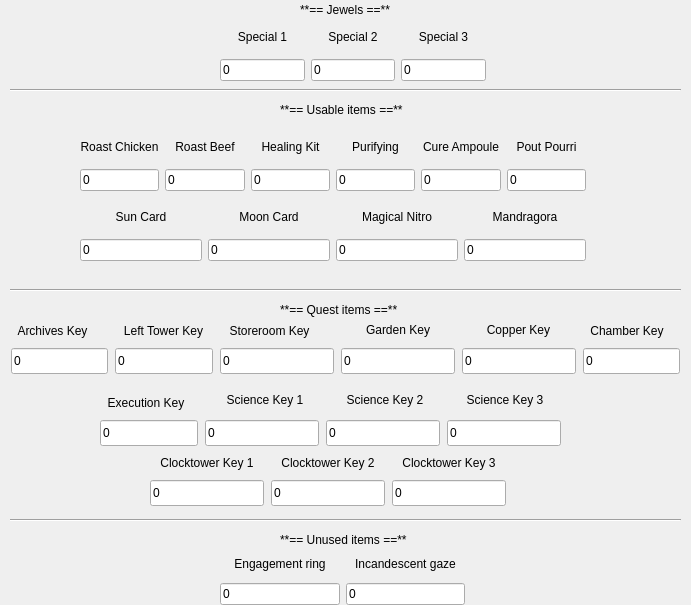
<?xml version="1.0" encoding="UTF-8"?>
<ui version="4.0">
 <class>ItemsForm</class>
 <widget class="QWidget" name="ItemsForm">
  <widget class="QWidget" name="gridLayoutWidget_9">
   <property name="geometry">
    <rect>
     <x>220</x>
     <y>20</y>
     <width>266</width>
     <height>61</height>
    </rect>
   </property>
   <layout class="QGridLayout" name="gridJewels">
    <item row="1" column="4">
     <widget class="QLabel" name="labelItemsSpecial3">
      <property name="text">
       <string>Special 3</string>
      </property>
      <property name="alignment">
       <set>Qt::AlignmentFlag::AlignCenter</set>
      </property>
     </widget>
    </item>
    <item row="2" column="4">
     <widget class="QLineEdit" name="leItemsSpecial3">
      <property name="text">
       <string>0</string>
      </property>
     </widget>
    </item>
    <item row="1" column="1">
     <widget class="QLabel" name="labelItemsSpecial1">
      <property name="text">
       <string>Special 1</string>
      </property>
      <property name="alignment">
       <set>Qt::AlignmentFlag::AlignCenter</set>
      </property>
     </widget>
    </item>
    <item row="2" column="3">
     <widget class="QLineEdit" name="leItemsSpecial2">
      <property name="text">
       <string>0</string>
      </property>
     </widget>
    </item>
    <item row="2" column="1">
     <widget class="QLineEdit" name="leItemsSpecial1">
      <property name="text">
       <string>0</string>
      </property>
     </widget>
    </item>
    <item row="1" column="3">
     <widget class="QLabel" name="labelItemsSpecial2">
      <property name="text">
       <string>Special 2</string>
      </property>
      <property name="alignment">
       <set>Qt::AlignmentFlag::AlignCenter</set>
      </property>
     </widget>
    </item>
   </layout>
  </widget>
  <widget class="QWidget" name="gridLayoutWidget_10">
   <property name="geometry">
    <rect>
     <x>80</x>
     <y>130</y>
     <width>506</width>
     <height>61</height>
    </rect>
   </property>
   <layout class="QGridLayout" name="gridHealing">
    <item row="2" column="6">
     <widget class="QLineEdit" name="leItemsPurifying">
      <property name="text">
       <string>0</string>
      </property>
     </widget>
    </item>
    <item row="1" column="3">
     <widget class="QLabel" name="labelItemsRoastBeef">
      <property name="text">
       <string>Roast Beef</string>
      </property>
      <property name="alignment">
       <set>Qt::AlignmentFlag::AlignCenter</set>
      </property>
     </widget>
    </item>
    <item row="2" column="5">
     <widget class="QLineEdit" name="leItemsHealingKit">
      <property name="text">
       <string>0</string>
      </property>
     </widget>
    </item>
    <item row="1" column="7">
     <widget class="QLabel" name="labelItemsCureAmpoule">
      <property name="text">
       <string>Cure Ampoule</string>
      </property>
      <property name="alignment">
       <set>Qt::AlignmentFlag::AlignCenter</set>
      </property>
     </widget>
    </item>
    <item row="1" column="5">
     <widget class="QLabel" name="labelItemsHealingKit">
      <property name="text">
       <string>Healing Kit</string>
      </property>
      <property name="alignment">
       <set>Qt::AlignmentFlag::AlignCenter</set>
      </property>
     </widget>
    </item>
    <item row="2" column="3">
     <widget class="QLineEdit" name="leItemsRoastBeef">
      <property name="text">
       <string>0</string>
      </property>
     </widget>
    </item>
    <item row="1" column="8">
     <widget class="QLabel" name="labelItemsPoutPourri">
      <property name="text">
       <string>Pout Pourri</string>
      </property>
      <property name="alignment">
       <set>Qt::AlignmentFlag::AlignCenter</set>
      </property>
     </widget>
    </item>
    <item row="1" column="1">
     <widget class="QLabel" name="labelItemsRoastChicken">
      <property name="text">
       <string>Roast Chicken</string>
      </property>
      <property name="alignment">
       <set>Qt::AlignmentFlag::AlignCenter</set>
      </property>
     </widget>
    </item>
    <item row="2" column="8">
     <widget class="QLineEdit" name="leItemsPoutPourri">
      <property name="text">
       <string>0</string>
      </property>
     </widget>
    </item>
    <item row="2" column="1">
     <widget class="QLineEdit" name="leItemsRoastChicken">
      <property name="text">
       <string>0</string>
      </property>
     </widget>
    </item>
    <item row="1" column="6">
     <widget class="QLabel" name="labelItemsPurifying">
      <property name="text">
       <string>Purifying</string>
      </property>
      <property name="alignment">
       <set>Qt::AlignmentFlag::AlignCenter</set>
      </property>
     </widget>
    </item>
    <item row="2" column="7">
     <widget class="QLineEdit" name="leItemsCureAmpoule">
      <property name="text">
       <string>0</string>
      </property>
     </widget>
    </item>
   </layout>
  </widget>
  <widget class="QWidget" name="gridLayoutWidget_11">
   <property name="geometry">
    <rect>
     <x>80</x>
     <y>200</y>
     <width>506</width>
     <height>61</height>
    </rect>
   </property>
   <layout class="QGridLayout" name="gridQuest">
    <item row="1" column="4">
     <widget class="QLabel" name="labelItemsMoonCard">
      <property name="text">
       <string>Moon Card</string>
      </property>
      <property name="alignment">
       <set>Qt::AlignmentFlag::AlignCenter</set>
      </property>
     </widget>
    </item>
    <item row="1" column="3">
     <widget class="QLabel" name="labelItemsSunCard">
      <property name="text">
       <string>Sun Card</string>
      </property>
      <property name="alignment">
       <set>Qt::AlignmentFlag::AlignCenter</set>
      </property>
     </widget>
    </item>
    <item row="2" column="5">
     <widget class="QLineEdit" name="leItemsNitro">
      <property name="text">
       <string>0</string>
      </property>
     </widget>
    </item>
    <item row="1" column="5">
     <widget class="QLabel" name="labelItemsNitro">
      <property name="text">
       <string>Magical Nitro</string>
      </property>
      <property name="alignment">
       <set>Qt::AlignmentFlag::AlignCenter</set>
      </property>
     </widget>
    </item>
    <item row="2" column="4">
     <widget class="QLineEdit" name="leItemsMoonCard">
      <property name="text">
       <string>0</string>
      </property>
     </widget>
    </item>
    <item row="2" column="3">
     <widget class="QLineEdit" name="leItemsSunCard">
      <property name="text">
       <string>0</string>
      </property>
     </widget>
    </item>
    <item row="1" column="6">
     <widget class="QLabel" name="labelItemsMandragora">
      <property name="text">
       <string>Mandragora</string>
      </property>
      <property name="alignment">
       <set>Qt::AlignmentFlag::AlignCenter</set>
      </property>
     </widget>
    </item>
    <item row="2" column="6">
     <widget class="QLineEdit" name="leItemsMandragora">
      <property name="text">
       <string>0</string>
      </property>
     </widget>
    </item>
   </layout>
  </widget>
  <widget class="QWidget" name="gridLayoutWidget_13">
   <property name="geometry">
    <rect>
     <x>220</x>
     <y>550</y>
     <width>245</width>
     <height>55</height>
    </rect>
   </property>
   <layout class="QGridLayout" name="gridItemsUnused">
    <item row="1" column="3">
     <widget class="QLabel" name="labelItemsIG">
      <property name="text">
       <string>Incandescent gaze</string>
      </property>
      <property name="alignment">
       <set>Qt::AlignmentFlag::AlignCenter</set>
      </property>
     </widget>
    </item>
    <item row="2" column="1">
     <widget class="QLineEdit" name="leItemsER">
      <property name="text">
       <string>0</string>
      </property>
     </widget>
    </item>
    <item row="2" column="3">
     <widget class="QLineEdit" name="leItemsIG">
      <property name="text">
       <string>0</string>
      </property>
     </widget>
    </item>
    <item row="1" column="1">
     <widget class="QLabel" name="labelItemsER">
      <property name="text">
       <string>Engagement ring</string>
      </property>
      <property name="alignment">
       <set>Qt::AlignmentFlag::AlignCenter</set>
      </property>
     </widget>
    </item>
   </layout>
  </widget>
  <widget class="QLabel" name="labelTitleUnusedItems">
   <property name="geometry">
    <rect>
     <x>280</x>
     <y>530</y>
     <width>151</width>
     <height>20</height>
    </rect>
   </property>
   <property name="text">
    <string>**== Unused items ==**</string>
   </property>
   <property name="textFormat">
    <enum>Qt::TextFormat::MarkdownText</enum>
   </property>
  </widget>
  <widget class="QLabel" name="labelTitleJewels">
   <property name="geometry">
    <rect>
     <x>300</x>
     <y>0</y>
     <width>101</width>
     <height>20</height>
    </rect>
   </property>
   <property name="text">
    <string>**== Jewels ==**</string>
   </property>
   <property name="textFormat">
    <enum>Qt::TextFormat::MarkdownText</enum>
   </property>
  </widget>
  <widget class="QLabel" name="labelTitleQuestItems">
   <property name="geometry">
    <rect>
     <x>280</x>
     <y>300</y>
     <width>151</width>
     <height>20</height>
    </rect>
   </property>
   <property name="text">
    <string>**== Quest items ==**</string>
   </property>
   <property name="textFormat">
    <enum>Qt::TextFormat::MarkdownText</enum>
   </property>
  </widget>
  <widget class="Line" name="line_2">
   <property name="geometry">
    <rect>
     <x>10</x>
     <y>510</y>
     <width>671</width>
     <height>20</height>
    </rect>
   </property>
   <property name="orientation">
    <enum>Qt::Orientation::Horizontal</enum>
   </property>
  </widget>
  <widget class="Line" name="line_3">
   <property name="geometry">
    <rect>
     <x>10</x>
     <y>280</y>
     <width>671</width>
     <height>20</height>
    </rect>
   </property>
   <property name="orientation">
    <enum>Qt::Orientation::Horizontal</enum>
   </property>
  </widget>
  <widget class="Line" name="line_4">
   <property name="geometry">
    <rect>
     <x>10</x>
     <y>80</y>
     <width>671</width>
     <height>20</height>
    </rect>
   </property>
   <property name="orientation">
    <enum>Qt::Orientation::Horizontal</enum>
   </property>
  </widget>
  <widget class="QLabel" name="labelTitleUsableItems">
   <property name="geometry">
    <rect>
     <x>280</x>
     <y>100</y>
     <width>151</width>
     <height>20</height>
    </rect>
   </property>
   <property name="text">
    <string>**== Usable items ==**</string>
   </property>
   <property name="textFormat">
    <enum>Qt::TextFormat::MarkdownText</enum>
   </property>
  </widget>
  <widget class="QLineEdit" name="leKeyGarden">
   <property name="geometry">
    <rect>
     <x>341</x>
     <y>348</y>
     <width>114</width>
     <height>26</height>
    </rect>
   </property>
   <property name="text">
    <string>0</string>
   </property>
  </widget>
  <widget class="QLabel" name="labelCopper">
   <property name="geometry">
    <rect>
     <x>480</x>
     <y>320</y>
     <width>77</width>
     <height>20</height>
    </rect>
   </property>
   <property name="text">
    <string>Copper Key</string>
   </property>
   <property name="alignment">
    <set>Qt::AlignmentFlag::AlignCenter</set>
   </property>
  </widget>
  <widget class="QLabel" name="labelLeftTowerKey">
   <property name="geometry">
    <rect>
     <x>115</x>
     <y>321</y>
     <width>97</width>
     <height>20</height>
    </rect>
   </property>
   <property name="text">
    <string>Left Tower Key</string>
   </property>
   <property name="alignment">
    <set>Qt::AlignmentFlag::AlignCenter</set>
   </property>
  </widget>
  <widget class="QLabel" name="labelClockTower1">
   <property name="geometry">
    <rect>
     <x>150</x>
     <y>453</y>
     <width>114</width>
     <height>20</height>
    </rect>
   </property>
   <property name="text">
    <string>Clocktower Key 1</string>
   </property>
   <property name="alignment">
    <set>Qt::AlignmentFlag::AlignCenter</set>
   </property>
  </widget>
  <widget class="QLabel" name="labelExecution">
   <property name="geometry">
    <rect>
     <x>100</x>
     <y>393</y>
     <width>92</width>
     <height>20</height>
    </rect>
   </property>
   <property name="text">
    <string>Execution Key</string>
   </property>
   <property name="alignment">
    <set>Qt::AlignmentFlag::AlignCenter</set>
   </property>
  </widget>
  <widget class="QLabel" name="labelScience1">
   <property name="geometry">
    <rect>
     <x>220</x>
     <y>390</y>
     <width>90</width>
     <height>20</height>
    </rect>
   </property>
   <property name="text">
    <string>Science Key 1</string>
   </property>
   <property name="alignment">
    <set>Qt::AlignmentFlag::AlignCenter</set>
   </property>
  </widget>
  <widget class="QLabel" name="labelScience3">
   <property name="geometry">
    <rect>
     <x>460</x>
     <y>390</y>
     <width>90</width>
     <height>20</height>
    </rect>
   </property>
   <property name="text">
    <string>Science Key 3</string>
   </property>
   <property name="alignment">
    <set>Qt::AlignmentFlag::AlignCenter</set>
   </property>
  </widget>
  <widget class="QLabel" name="labelClockTower3">
   <property name="geometry">
    <rect>
     <x>392</x>
     <y>453</y>
     <width>114</width>
     <height>20</height>
    </rect>
   </property>
   <property name="text">
    <string>Clocktower Key 3</string>
   </property>
   <property name="alignment">
    <set>Qt::AlignmentFlag::AlignCenter</set>
   </property>
  </widget>
  <widget class="QLabel" name="labelClockTower2">
   <property name="geometry">
    <rect>
     <x>271</x>
     <y>453</y>
     <width>114</width>
     <height>20</height>
    </rect>
   </property>
   <property name="text">
    <string>Clocktower Key 2</string>
   </property>
   <property name="alignment">
    <set>Qt::AlignmentFlag::AlignCenter</set>
   </property>
  </widget>
  <widget class="QLineEdit" name="leKeyChamber">
   <property name="geometry">
    <rect>
     <x>583</x>
     <y>348</y>
     <width>97</width>
     <height>26</height>
    </rect>
   </property>
   <property name="text">
    <string>0</string>
   </property>
  </widget>
  <widget class="QLineEdit" name="leKeyArchives">
   <property name="geometry">
    <rect>
     <x>11</x>
     <y>348</y>
     <width>97</width>
     <height>26</height>
    </rect>
   </property>
   <property name="text">
    <string>0</string>
   </property>
  </widget>
  <widget class="QLineEdit" name="leKeyClocktower2">
   <property name="geometry">
    <rect>
     <x>271</x>
     <y>480</y>
     <width>114</width>
     <height>26</height>
    </rect>
   </property>
   <property name="text">
    <string>0</string>
   </property>
  </widget>
  <widget class="QLineEdit" name="leKeyCopper">
   <property name="geometry">
    <rect>
     <x>462</x>
     <y>348</y>
     <width>114</width>
     <height>26</height>
    </rect>
   </property>
   <property name="text">
    <string>0</string>
   </property>
  </widget>
  <widget class="QLabel" name="labelGardenKey">
   <property name="geometry">
    <rect>
     <x>360</x>
     <y>320</y>
     <width>76</width>
     <height>20</height>
    </rect>
   </property>
   <property name="text">
    <string>Garden Key</string>
   </property>
   <property name="alignment">
    <set>Qt::AlignmentFlag::AlignCenter</set>
   </property>
  </widget>
  <widget class="QLabel" name="labelChamber">
   <property name="geometry">
    <rect>
     <x>583</x>
     <y>321</y>
     <width>88</width>
     <height>20</height>
    </rect>
   </property>
   <property name="text">
    <string>Chamber Key</string>
   </property>
   <property name="alignment">
    <set>Qt::AlignmentFlag::AlignCenter</set>
   </property>
  </widget>
  <widget class="QLineEdit" name="leKeyScience1">
   <property name="geometry">
    <rect>
     <x>205</x>
     <y>420</y>
     <width>114</width>
     <height>26</height>
    </rect>
   </property>
   <property name="text">
    <string>0</string>
   </property>
  </widget>
  <widget class="QLineEdit" name="leKeyClocktower1">
   <property name="geometry">
    <rect>
     <x>150</x>
     <y>480</y>
     <width>114</width>
     <height>26</height>
    </rect>
   </property>
   <property name="text">
    <string>0</string>
   </property>
  </widget>
  <widget class="QLineEdit" name="leKeyStoreroom">
   <property name="geometry">
    <rect>
     <x>220</x>
     <y>348</y>
     <width>114</width>
     <height>26</height>
    </rect>
   </property>
   <property name="text">
    <string>0</string>
   </property>
  </widget>
  <widget class="QLabel" name="labelStoreroom">
   <property name="geometry">
    <rect>
     <x>220</x>
     <y>321</y>
     <width>99</width>
     <height>20</height>
    </rect>
   </property>
   <property name="text">
    <string>Storeroom Key</string>
   </property>
   <property name="alignment">
    <set>Qt::AlignmentFlag::AlignCenter</set>
   </property>
  </widget>
  <widget class="QLineEdit" name="leKeyScience2">
   <property name="geometry">
    <rect>
     <x>326</x>
     <y>420</y>
     <width>114</width>
     <height>26</height>
    </rect>
   </property>
   <property name="text">
    <string>0</string>
   </property>
  </widget>
  <widget class="QLineEdit" name="leKeyLeftTower">
   <property name="geometry">
    <rect>
     <x>115</x>
     <y>348</y>
     <width>98</width>
     <height>26</height>
    </rect>
   </property>
   <property name="text">
    <string>0</string>
   </property>
  </widget>
  <widget class="QLabel" name="labelScience2">
   <property name="geometry">
    <rect>
     <x>340</x>
     <y>390</y>
     <width>90</width>
     <height>20</height>
    </rect>
   </property>
   <property name="text">
    <string>Science Key 2</string>
   </property>
   <property name="alignment">
    <set>Qt::AlignmentFlag::AlignCenter</set>
   </property>
  </widget>
  <widget class="QLineEdit" name="leKeyScience3">
   <property name="geometry">
    <rect>
     <x>447</x>
     <y>420</y>
     <width>114</width>
     <height>26</height>
    </rect>
   </property>
   <property name="text">
    <string>0</string>
   </property>
  </widget>
  <widget class="QLabel" name="labelArchivesKey">
   <property name="geometry">
    <rect>
     <x>11</x>
     <y>321</y>
     <width>83</width>
     <height>20</height>
    </rect>
   </property>
   <property name="text">
    <string>Archives Key</string>
   </property>
   <property name="alignment">
    <set>Qt::AlignmentFlag::AlignCenter</set>
   </property>
  </widget>
  <widget class="QLineEdit" name="leKeyClocktower3">
   <property name="geometry">
    <rect>
     <x>392</x>
     <y>480</y>
     <width>114</width>
     <height>26</height>
    </rect>
   </property>
   <property name="text">
    <string>0</string>
   </property>
  </widget>
  <widget class="QLineEdit" name="leKeyExecution">
   <property name="geometry">
    <rect>
     <x>100</x>
     <y>420</y>
     <width>98</width>
     <height>26</height>
    </rect>
   </property>
   <property name="text">
    <string>0</string>
   </property>
  </widget>
 </widget>
 <resources/>
 <connections/>
</ui>
